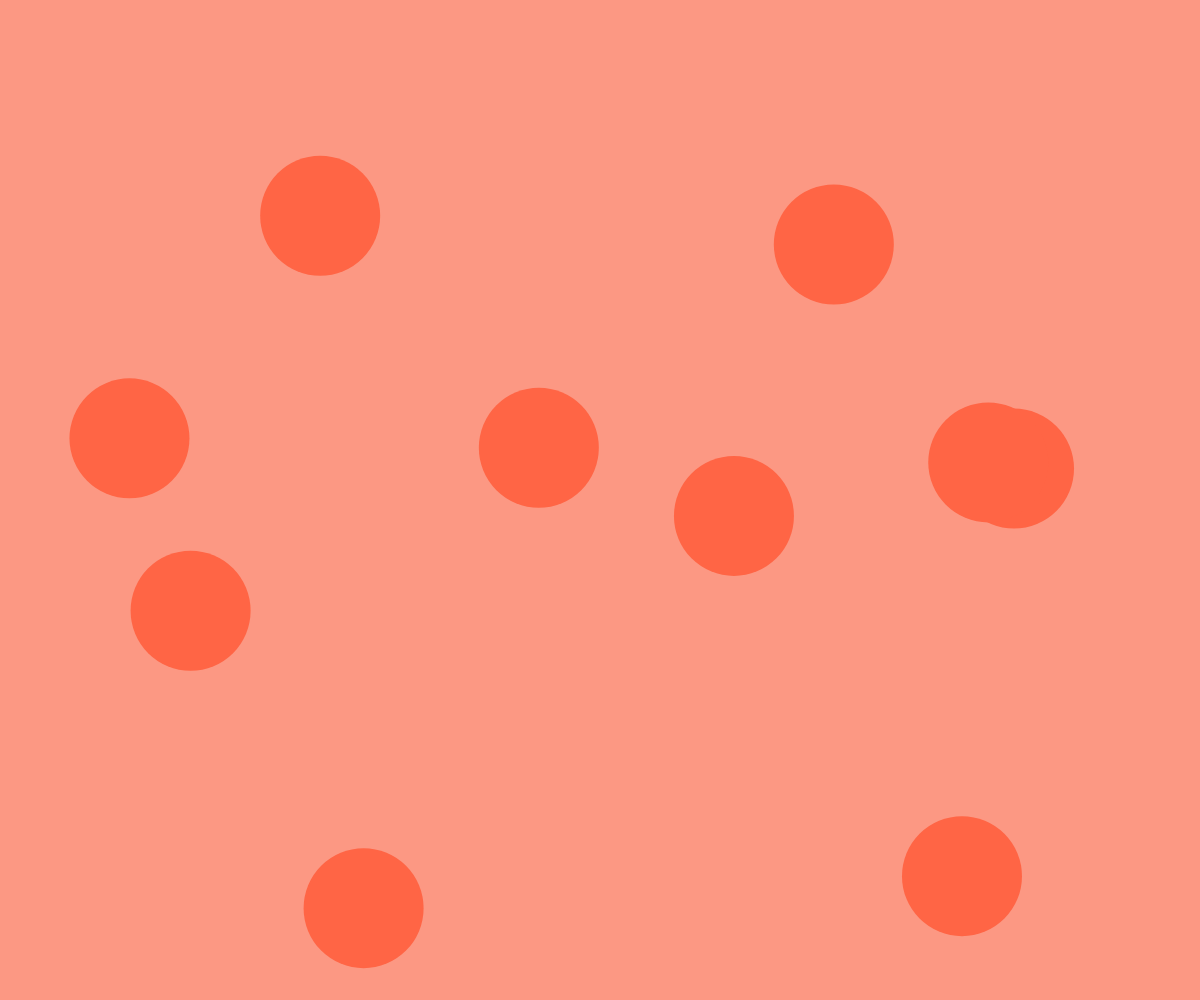
Frame 1 (no input)
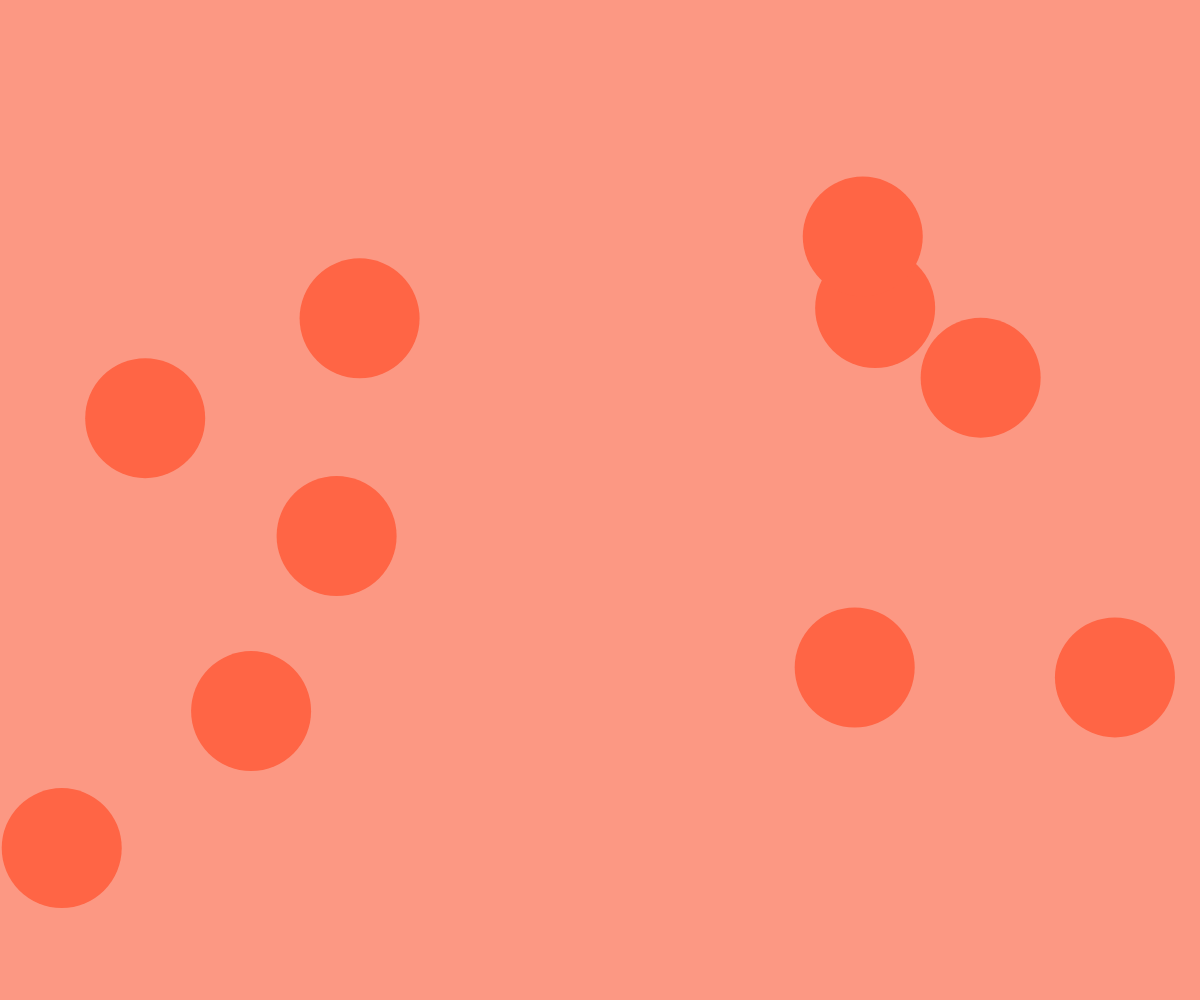
Frame 60 (no input)
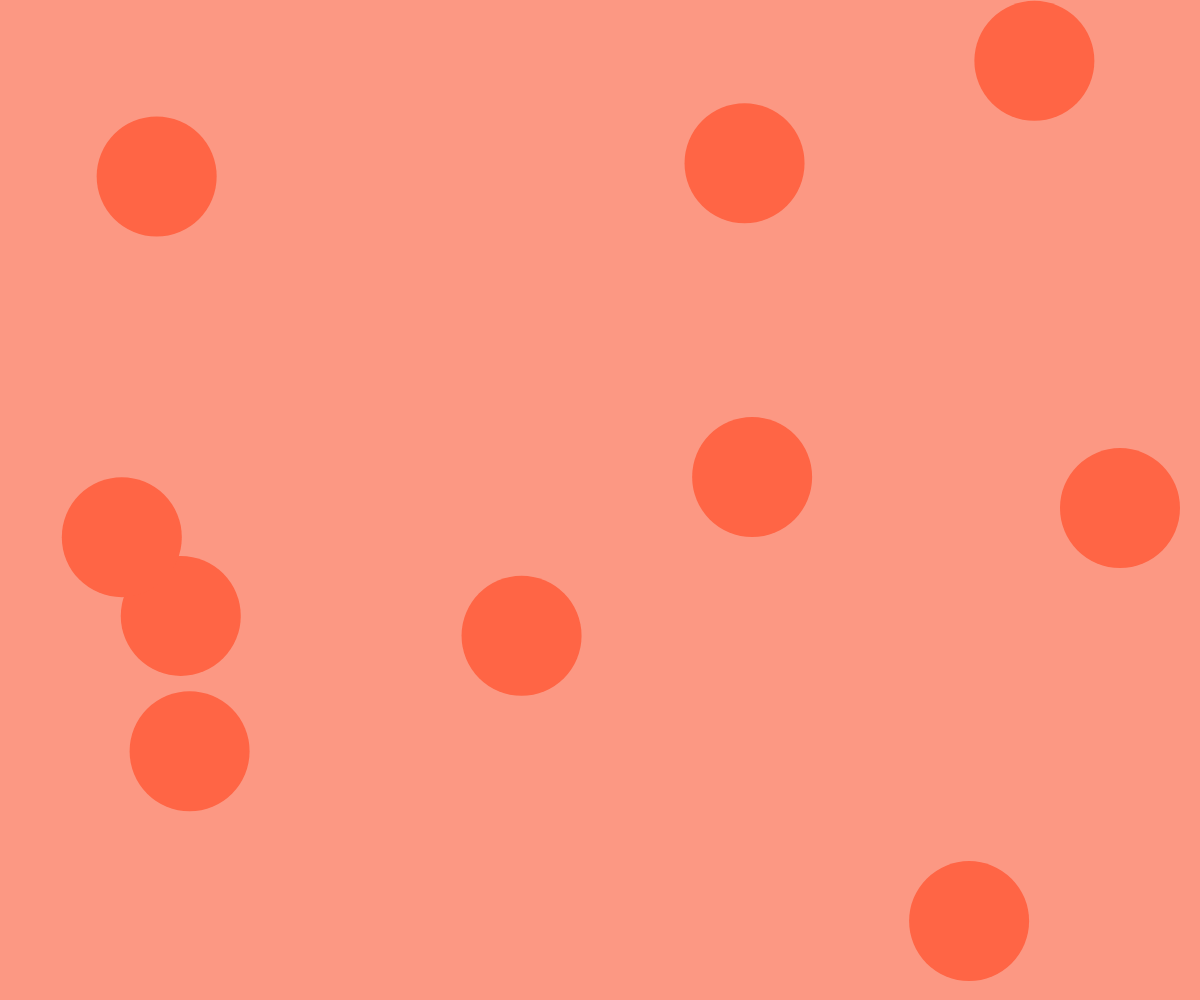
Frame 120 (the mouse pressed at the canvas centre since frame 60)

The p5.js sketch that drew these frames (run headless with seeded random() and noise() and a simulated clock; from frame 60 on, the mouse is pressed at the canvas centre):

// p5.js sketch
// ── sketch.js
let diameter = 200;
let circleFill = "rgba(255, 101, 69, 1)";
let numBalls = 10;
let balls = [];

let lastLog = 0.0;


function windowResized() {
  resizeCanvas(windowWidth, windowHeight);
  diameter = windowWidth/10;

}

// print 1/s
function printOncePerSecond(msg) {
  let now = millis();
  if (now - lastLog >= 1000) {
    console.log(msg);
    lastLog = now;
  }
}

function setup() {
  diameter = windowWidth/10;
  let canvas = createCanvas(windowWidth, windowHeight);
  canvas.position(0, 0);
  canvas.style('z-index', '-1'); // push behind page content

  /* Create an array of balls
   * (x, y) - random coordinates
   * (vx, hx) - calculate velocity by multiplying 1 or -1 by a random px/sec
   */
  for (let i = 0; i < numBalls; i++) {
    balls.push({
      x: random(diameter/2, width - diameter/2),
      y: random(diameter/2, height - diameter/2),
      vx: random([-1, 1]) * random(60, 150), // px/sec
      vy: random([-1, 1]) * random(60, 150), // px/sec
      diamater: diameter,
    });
    // console.log(balls[i]);
  }
}

function draw() {
  // background is typically used in the draw function to clear the display window at the beginning of each frame. 
  background("#FC9883");
  // set circle fill
  fill(circleFill);
  // set stroke color
  stroke(255);
  // set stroke weight
  strokeWeight(0);

  for (let b of balls) {
    // printOncePerSecond(b);
    x = b.x;
    y = b.y;

    /* High Level Summary
     * nearestX/nearestY -> distance to nearest wall
     * proximityX,proximityY -> normalize closeness between (0 center -> 1 wall)
     * multX,multY -> multipliers for velocity
    */

    // picks which wall is closest on x axis
    let nearestX = min(x, width - x);
    // picks which wall is closest on y axis
    let nearestY = min(y, height - y);

    /*
    When the ball is at its center(vertically or horizontally), the
    "nearest distance" is as large as possible.
    For example nearest x/(width/2): center -> 1, wall -> 0
    To make the larger value occur when the ball is closet to the wall,
    subtracting it from 1. This flips it: Center -> 0, 1 -> wall 
    */
    let proximityX = 1 - nearestX / (width / 2);
    let proximityY = 1 - nearestY / (height / 2);

    /*
     * This makes a speed multiplier for the x and y axis.
     * If at center (prox=0), the multipler will equal 1.
     * If at a wall (prox=1), the multipler will be equal to 2.
     * Values in between, scale linearly from 1x -> 2x.
     * Change the second value to adjust the max multipler.
    */
    let multX = 1.5 + pow(proximityX, 3); // slower increase near center, faster near wall

    let multY = 1.5 + pow(proximityY, 3);

    // move
    let dt = deltaTime / 1000.0; // convert ms to seconds for velocity in px/sec
    b.x += b.vx * dt * multX; // deltaTime is ms between frames
    b.y += b.vy * dt * multY;

    // collide with right wall
    if (b.x >= width - diameter/2) {
      b.x = width - diameter/2; // clamp inside
      b.vx *= -1;
    }
    // collide with left wall
    if (b.x <= diameter/2) {
      b.x = diameter/2; // clamp inside
      b.vx *= -1;
    }
    // collide with top wall
    if (b.y <= diameter/2) {
      b.y = diameter/2; // clamp inside
      b.vy *= -1;
    }
    // collide with bottom wall
    if (b.y >= height - diameter/2) {
      b.y = height - diameter/2; // clamp inside
      b.vy *= -1;
    }

    // draw the circle
    circle(b.x, b.y, diameter);
  }
}
